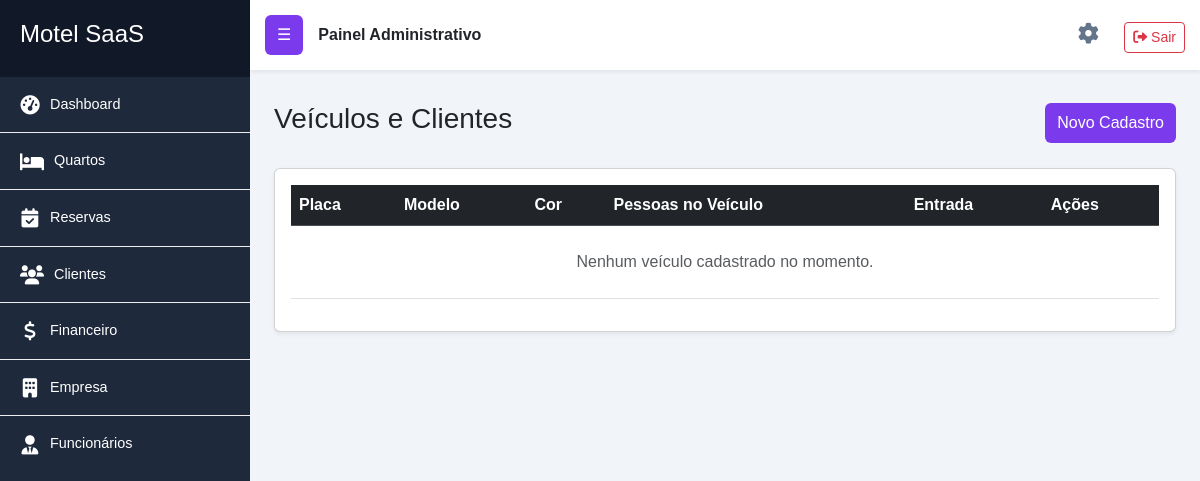
Before: /clientes/lista/ (signed in) with the older database file.
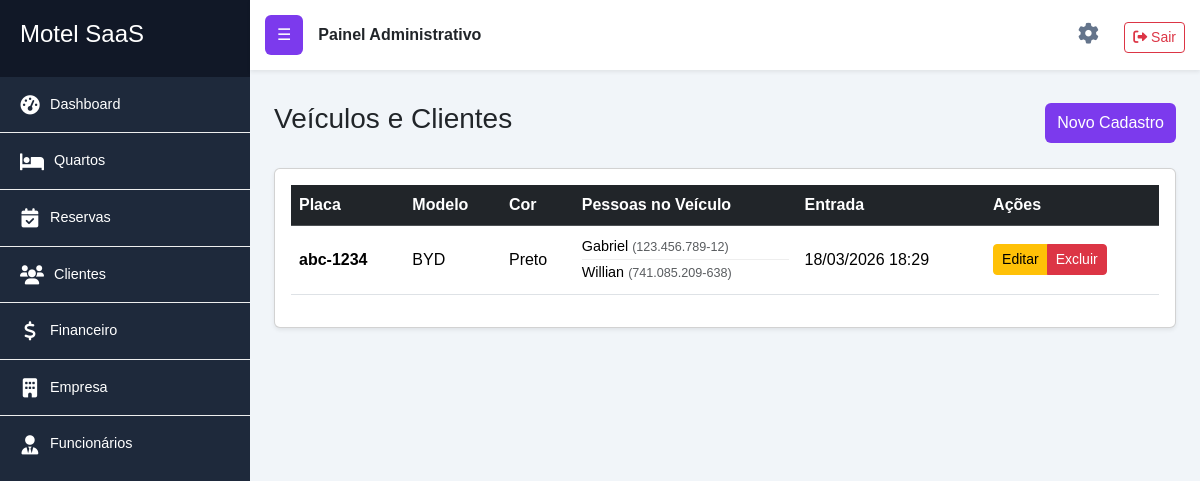
After: the same page with the newer database file.
### apps/clientes/models.py (models this page shows, shortened)
class Veiculo(models.Model):
    CORES_CHOICES = [
        ('preto', 'Preto'),
        ('branco', 'Branco'),
        ('prata', 'Prata'),
        ('vermelho', 'Vermelho'),
        ('azul', 'Azul'),
        ('outro', 'Outro'),
    ]
    MODO_CONDUCAO_CHOICES = [
        ('proprio', 'Veículo Próprio'),
        ('uber', 'Uber'),
        ('moto-uber', 'Moto-Uber'),
        ('taxi', 'Táxi'),
        ('a_pe', 'A pé'),
    ]
    placa = models.CharField(max_length=10, verbose_name='Placa', unique=True)
    cor = models.CharField(max_length=20, choices=CORES_CHOICES, verbose_name='Cor')
    cor_personalizada = models.CharField(max_length=30, blank=True, null=True)
    modo_conducao = models.CharField(max_length=20, default='proprio', choices=MODO_CONDUCAO_CHOICES, verbose_name='Modo de Condução')
    modelo = models.CharField(max_length=50, verbose_name='Modelo')
    imagem = models.ImageField(upload_to='veiculos/', blank=True, null=True)
    criado_em = models.DateTimeField(default=timezone.now)

class Cliente(models.Model):
    veiculo = models.ForeignKey(Veiculo, on_delete=models.CASCADE, verbose_name='Veículo', related_name='pessoas', null=True, blank=True)
    nome = models.CharField(max_length=200, verbose_name='Nome Completo')
    cpf = models.CharField(max_length=14, verbose_name='CPF')
    estrangeiro = models.BooleanField(default=False)
    criado_em = models.DateTimeField(default=timezone.now)
    class Meta:
        unique_together = ('veiculo', 'cpf')
    def cpf_formatado(self):
        cpf = self.cpf.replace('.', '').replace('-', '')
        return f"{cpf[:3]}.{cpf[3:6]}.{cpf[6:9]}-{cpf[9:]}"

### apps/clientes/views.py (the view)
# urls.py: path('lista/', views.listar_clientes, name='listar_clientes'),
@login_required
def listar_clientes(request):
    veiculos = Veiculo.objects.prefetch_related('pessoas').all().order_by('-criado_em')
    return render(request, 'clientes/lista.html', {'veiculos': veiculos})

### templates/clientes/lista.html (shortened to what this page needs)
{% extends 'base.html' %}
{% block content %}
<div class="d-flex justify-content-between align-items-center mb-4">
    <h3>Veículos e Clientes</h3>
    <a href="{% url 'clientes:criar_cliente' %}" class="btn btn-primary">Novo Cadastro</a>
</div>
<div class="card shadow-sm">
    <div class="card-body">
        <table class="table table-hover">
            <thead class="table-dark">
                <tr>
                    <th>Placa</th>
                    <th>Modelo</th>
                    <th>Cor</th>
                    <th>Pessoas no Veículo</th>
                    <th>Entrada</th>
                    <th>Ações</th>
                </tr>
            </thead>
            <tbody>
                {% for veiculo in veiculos %}
                <tr>
                    <td><strong>{{ veiculo.placa }}</strong></td>
                    <td>{{ veiculo.modelo }}</td>
                    <td>
                        {% if veiculo.cor == 'outro' %}
                            {{ veiculo.cor_personalizada }}
                        {% else %}
                            {{ veiculo.get_cor_display }}
                        {% endif %}
                    </td>
                    <td>
                        <ul class="list-unstyled mb-0">
                            {% for pessoa in veiculo.pessoas.all %}
                                <li>
                                    {{ pessoa.nome }} <small class="text-muted">({{ pessoa.cpf_formatado }})</small>
                                </li>
                            {% empty %}
                                <li class="text-danger">Nenhuma pessoa vinculada</li>
                            {% endfor %}
                        </ul>
                    </td>
                    <td>{{ veiculo.criado_em|date:"d/m/Y H:i" }}</td>
                    <td>
                        <div class="btn-group">
                            <a href="{% url 'clientes:editar_cliente' veiculo.id %}"
                               class="btn btn-sm btn-warning">
                               Editar
                            </a>
                            <a href="{% url 'clientes:excluir_cliente' veiculo.id %}"
                               class="btn btn-sm btn-danger"
                               onclick="return confirm('Tem certeza que deseja excluir este veículo e todas as pessoas vinculadas a ele?');">
                               Excluir
                            </a>
                        </div>
                    </td>
                </tr>
                {% empty %}
                <tr>
                    <td colspan="6" class="text-center py-4 text-muted">
                        Nenhum veículo cadastrado no momento.
                    </td>
                </tr>
                {% endfor %}
            </tbody>
        </table>
    </div>
</div>
{% endblock %}

### templates/base.html (shortened to what this page needs)
{% load static %}
<!DOCTYPE html>
<html lang="pt-br">
<head>
<link href="https://cdn.jsdelivr.net/npm/bootstrap@5.3.2/dist/css/bootstrap.min.css" rel="stylesheet">
<link rel="stylesheet" href="https://cdnjs.cloudflare.com/ajax/libs/font-awesome/6.0.0/css/all.min.css">
<link rel="stylesheet" href="{% static 'css/style.css' %}">
</head>
<body>
<div class="wrapper">
    <nav id="sidebar">
        <div class="sidebar-header">
            <h4>Motel SaaS</h4>
        </div>
        <ul class="list-unstyled components">
            <li>
                <a href="{% url 'core:dashboard' %}">
                    <i class="fas fa-tachometer-alt"></i>
                    <span>Dashboard</span>
                </a>
            </li>
            <li>
                <a href="{% url 'quartos:listar_quartos' %}">
                    <i class="fas fa-bed"></i>
                    <span>Quartos</span>
                </a>
            </li>
            <li>
                <a href="{% url 'reservas:dashboard_reservas' %}">
                    <i class="fas fa-calendar-check"></i>
                    <span>Reservas</span>
                </a>
            </li>
            <li>
                <a href="{% url 'clientes:listar_clientes' %}">
                    <i class="fas fa-users"></i>
                    <span>Clientes</span>
                </a>
            </li>
            <li>
                <a href="#">
                    <i class="fas fa-dollar-sign"></i>
                    <span>Financeiro</span>
                </a>
            </li>
            <li>
                <a href="{% url 'empresas:listar_empresas' %}">
                    <i class="fas fa-building"></i>
                    <span>Empresa</span>
                </a>
            </li>
            <li>
                <a href="{% url 'funcionarios:listar_funcionarios' %}">
                    <i class="fas fa-user-tie"></i>
                    <span>Funcionários</span>
                </a>
            </li>
        </ul>
    </nav>
    <div id="content">
        <nav class="navbar navbar-light bg-white shadow-sm">
            <div class="navbar-left">
                <button type="button" id="sidebarCollapse" class="btn btn-primary">
                    ☰
                </button>
                <span class="fw-bold">Painel Administrativo</span>
            </div>
            <div>
                <button class="btn-config" onclick="window.location.href='#';">
                    <i class="fas fa-cog"></i>
                </button>
                <a href="{% url 'core:logout' %}"
                   class="btn btn-outline-danger btn-sm"
                   onclick="return confirm('Deseja realmente sair do sistema?');">
                    <i class="fas fa-sign-out-alt"></i> Sair
                </a>
            </div>
        </nav>
        <div class="container-fluid p-4">
            {% block content %}
            {% endblock %}
        </div>
    </div>
</div>
</body>
</html>

### static/css/style.css (style rules this page uses)
body { background:#F1F5F9; font-family: Arial, Helvetica, sans-serif; margin:0; overflow-x:hidden; }
.wrapper { display:flex; width:100%; position:relative; }
#sidebar { width:250px; min-width:250px; min-height:100vh; background:#1E293B; color:white; transition:all 0.3s ease; position:relative; overflow:hidden; }
#sidebar .sidebar-header { padding:20px; background:#111827; white-space:nowrap; transition:all 0.3s ease; }
#sidebar ul { padding:0; margin:0; }
#sidebar ul li { list-style:none; }
#sidebar ul li a { padding:15px 20px; display:flex; align-items:center; gap:10px; color:white; text-decoration:none; transition:all 0.3s ease; white-space:nowrap; overflow:hidden; }
#sidebar ul li a i { min-width:20px; font-size:1.2rem; text-align:center; }
#sidebar ul li a span { transition:all 0.3s ease; opacity:1; }
#content { flex:1; min-height:100vh; transition:all 0.3s ease; width:calc(100% - 250px); }
.navbar { padding:15px; display:flex; align-items:center; justify-content:space-between; background:white !important; }
.navbar-left { display:flex; align-items:center; gap:15px; }
.btn-primary { background:#7C3AED; border:none; padding:8px 12px; }
.btn-config { background:transparent; border:none; color:#64748B; font-size:1.3rem; cursor:pointer; margin-right:15px; transition:color 0.2s; }
.card { transition: 0.2s; }

### templates/clientes/lista.html (style rules this page uses)
.table td { vertical-align: middle; }
.list-unstyled li { font-size: 0.9rem; border-bottom: 1px solid #eee; padding: 2px 0; }
.list-unstyled li:last-child { border-bottom: none; }

Changed rows visible on the page:
added Veiculo: placa "abc-1234", modelo "BYD", cor "Preto", criado_em "18/03/2026 18:29"
added Cliente: nome "Gabriel", cpf_formatado "123.456.789-12"
added Cliente: nome "Willian", cpf_formatado "741.085.209-638"
Other visible differences:
text no longer shown: "Nenhum veículo cadastrado no momento."
